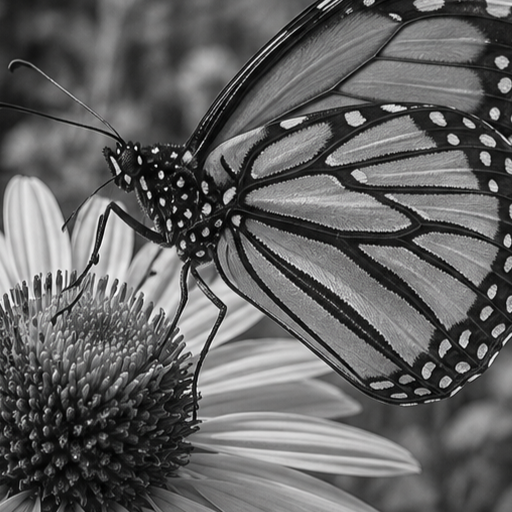
#> input picture Lab1/Part2/images/img1.png, 512 x 512 px, found by its file name
$ python q1.py
#> lines starting #> are read from the running program, lines starting #| are printed output that depends on the picture
### Lab1/Part4/utils/convolution2D.py
import numpy as np
import cv2


def convolution2D(image :np.ndarray, kernel :np.ndarray):
    #Get Dimensions of the image and kernel
    img_h , img_w  = image.shape
    kernel_h , kernel_w = kernel.shape

    #Calculate the padding size
    pad_h = kernel_h //2
    pad_w = kernel_w //2

    #Pad the image with zeros using loop
    padded_image = np.zeros((img_h + 2 * pad_h, img_w + 2 * pad_w))
    for i in range(img_h):
        for j in range(img_w):
            padded_image[i + pad_h, j + pad_w] = image[i, j]

    #Create an empty output image
    output_image = np.zeros((img_h, img_w))

    #Perform convolution
    for i in range(img_h):
        for j in range(img_w):
            region = padded_image[i:i+kernel_h, j:j+kernel_w]
            output_image[i, j] = np.sum(region * kernel)

    return output_image

### Lab1/Part4/utils/sobelManual.py
import numpy as np
import cv2
from . import convolution2D


def sobelManual(img :np.ndarray):
    # Sobel kernels
    sobel_x = np.array([[-1, 0, 1],
                         [-2, 0, 2],
                         [-1, 0, 1]])

    sobel_y = np.array([[1, 2, 1],
                         [0, 0, 0],
                         [-1, -2, -1]])

    # Convolution
    gx = convolution2D.convolution2D(img.astype(np.float32), sobel_x)
    gy = convolution2D.convolution2D(img.astype(np.float32), sobel_y)

    return gx, gy

### Lab1/Part4/q1.py
import cv2
import numpy as np
import matplotlib.pyplot as plt
from utils import convolution2D as conv2D
from utils import  sobelManual as sobel

SIZE = (512, 512)
img1 = cv2.imread("Part2/images/img1.png", cv2.IMREAD_GRAYSCALE)
#> img1: shape (512, 512); min 0, max 253, mean 97.9
img2 = cv2.imread("Part2/images/img2.png", cv2.IMREAD_GRAYSCALE)
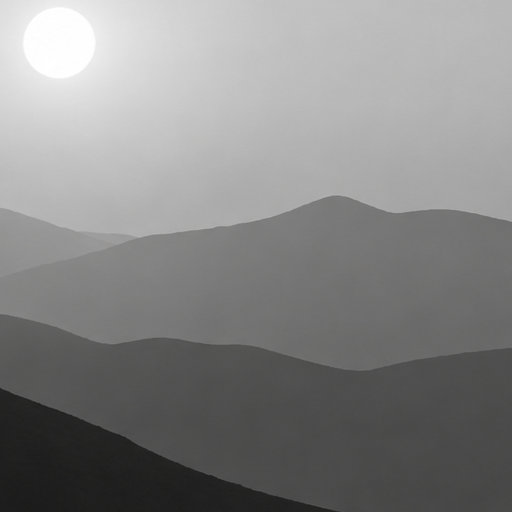
#> input picture Lab1/Part2/images/img2.png, 512 x 512 px, found by its file name
#> img2: shape (512, 512); min 26, max 255, mean 133.9

gx1, gy1 = sobel.sobelManual(img1)
#> after the loop in convolution2D, `for i in range(img_h):`:
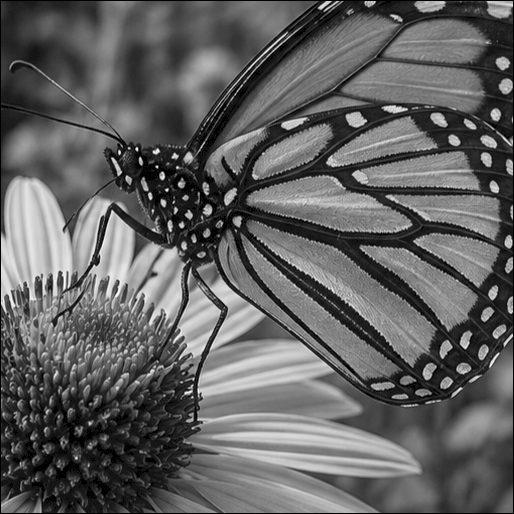
#> padded_image: shape (514, 514) float64; min 0, max 253, mean 97.1
#> after the loop in convolution2D, `for i in range(img_h):`:
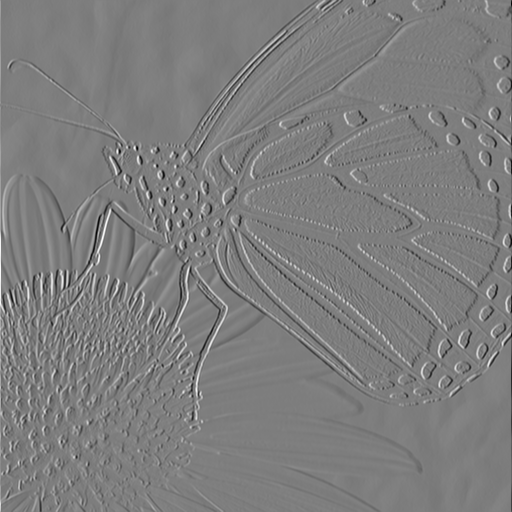
#> output_image: shape (512, 512) float64; min -915, max 937, mean 0; drawn with min black and max white
#> after the loop in convolution2D (call 2), `for i in range(img_h):`:
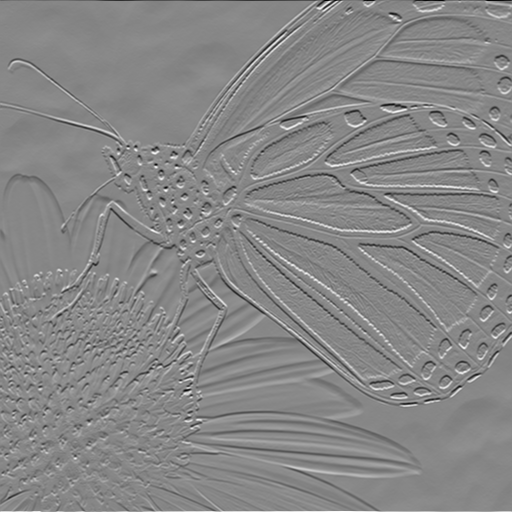
#> output_image: shape (512, 512) float64; min -848, max 752, mean -0.1; drawn with min black and max white
gx2, gy2 = sobel.sobelManual(img2)
#> after the loop in convolution2D (call 3), `for i in range(img_h):`:
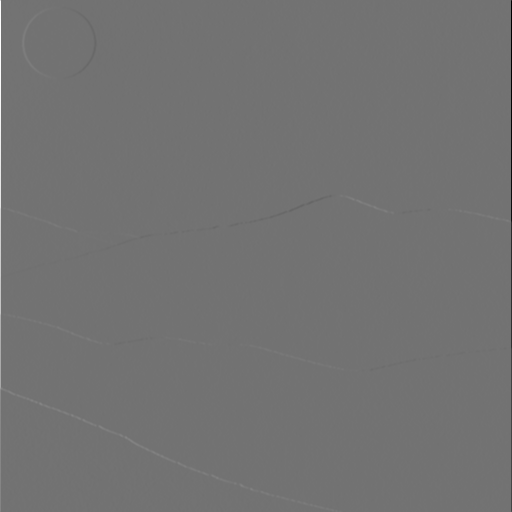
#> output_image: shape (512, 512) float64; min -738, max 902, mean -0.1; drawn with min black and max white
#> after the loop in convolution2D (call 4), `for i in range(img_h):`:
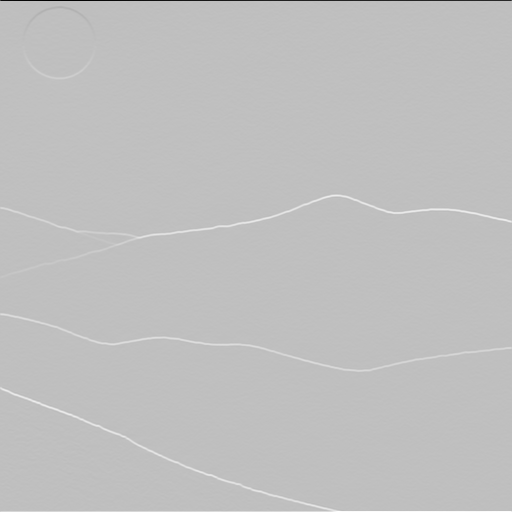
#> output_image: shape (512, 512) float64; min -936, max 311, mean 1.2; drawn with min black and max white

plt.figure(figsize=(10,8))

plt.subplot(2,3,1)
plt.imshow(img1, cmap="gray")
plt.title("Image 1")
plt.axis("off")

plt.subplot(2,3,2)
plt.imshow(np.abs(gx1), cmap="gray")
plt.title("X Derivative")
plt.axis("off")

plt.subplot(2,3,3)
plt.imshow(np.abs(gy1), cmap="gray")
plt.title("Y Derivative")
plt.axis("off")

plt.subplot(2,3,4)
plt.imshow(img2, cmap="gray")
plt.title("Image 2")
plt.axis("off")

plt.subplot(2,3,5)
plt.imshow(np.abs(gx2), cmap="gray")
plt.title("X Derivative")
plt.axis("off")

plt.subplot(2,3,6)
plt.imshow(np.abs(gy2), cmap="gray")
plt.title("Y Derivative")
plt.axis("off")

plt.tight_layout()
plt.show()
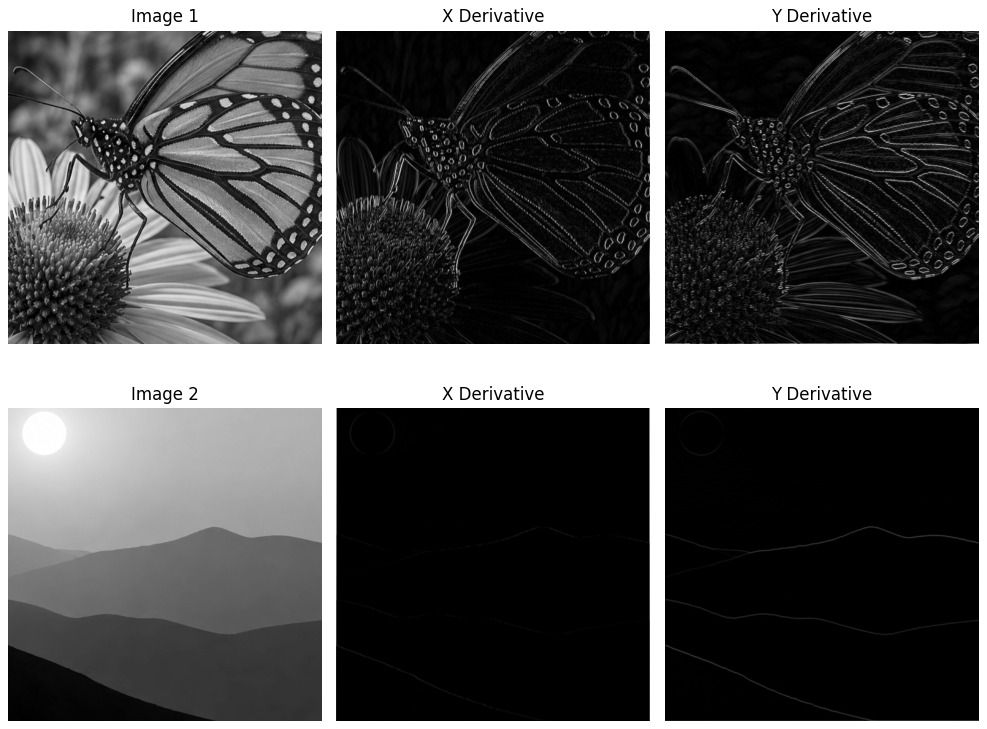
#> figure drawn by matplotlib, 6 panels
